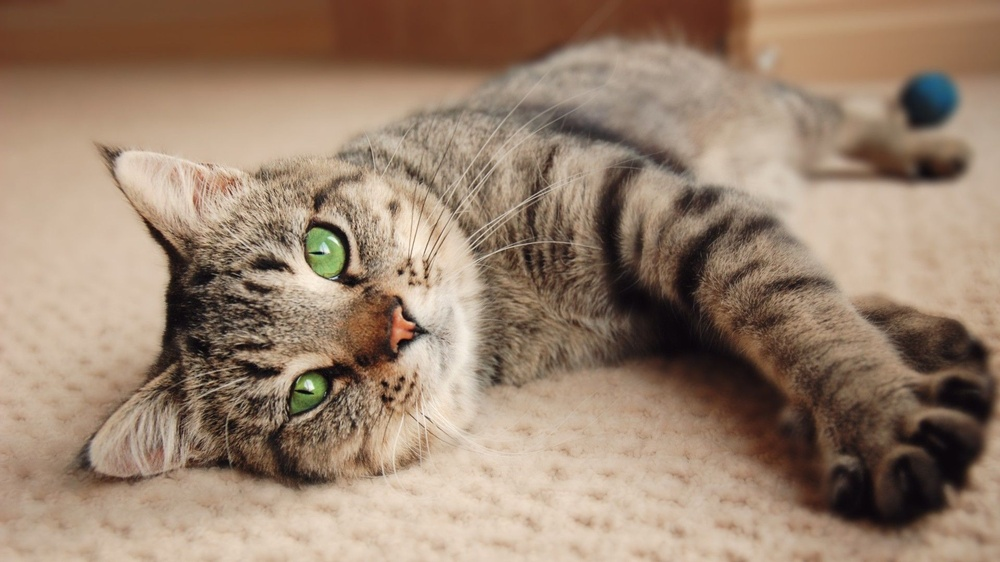
#> input picture lesson3/cat.jpg, 1000 x 562 px, shrunk from 1920 x 1080 before the run, found by its file name
$ python lesson3.py
#> lines starting #> are read from the running program, lines starting #| are printed output that depends on the picture
import cv2

cat = cv2.imread("lesson3/cat.jpg")
#> cat is the input picture: shape (562, 1000, 3); mean B, G, R 110.3, 130.2, 153.7

cv2.imshow("Unchanged Image", cat)

cv2.waitKey(0)

# Use cv2.cvtColor() function to convert the image to greyscale
greyscaleimage = cv2.cvtColor(cat, cv2.COLOR_BGR2GRAY)
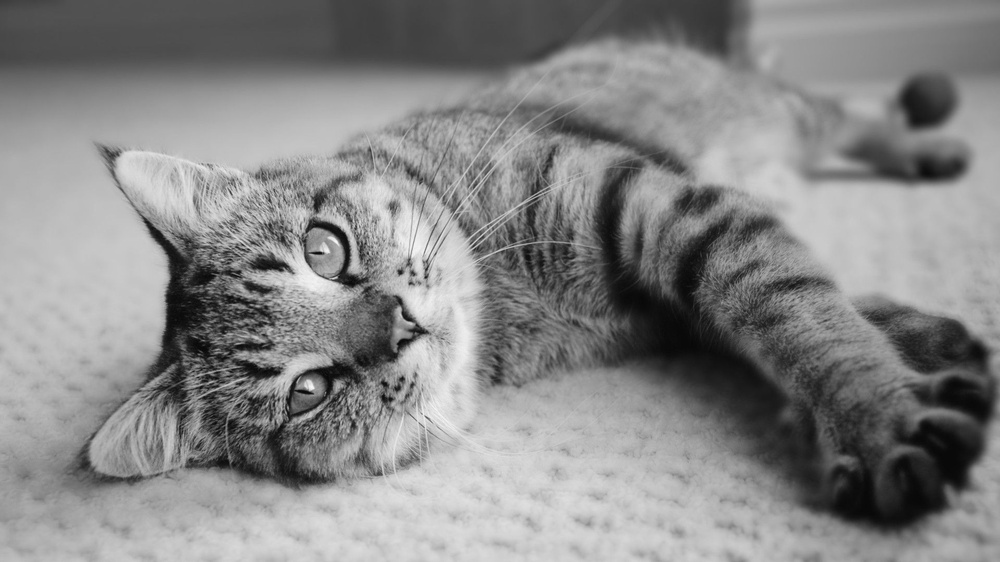
#> greyscaleimage: shape (562, 1000); min 5, max 248, mean 135

cv2.imshow("Greyscale Image", greyscaleimage)
cv2.waitKey()

(row, col) = cat.shape[0:2]
#> row = 562; col = 1000

# loop over every pixel in the image

for i in range(row):
    for j in range(col):
        # Using a weighted average to calculate the pixels - clearer grayscale
        B, G, R = cat[i, j]
        gray = 0.114 * B + 0.587 * G + 0.299 * R
        cat[i, j] = gray
        # Find the average of the BGR pixel values - more pixelated
        #img[i, j] = sum(img[i, j]) * 0.33

cv2.imshow("PixelatedCat", cat)

cv2.waitKey(0)
